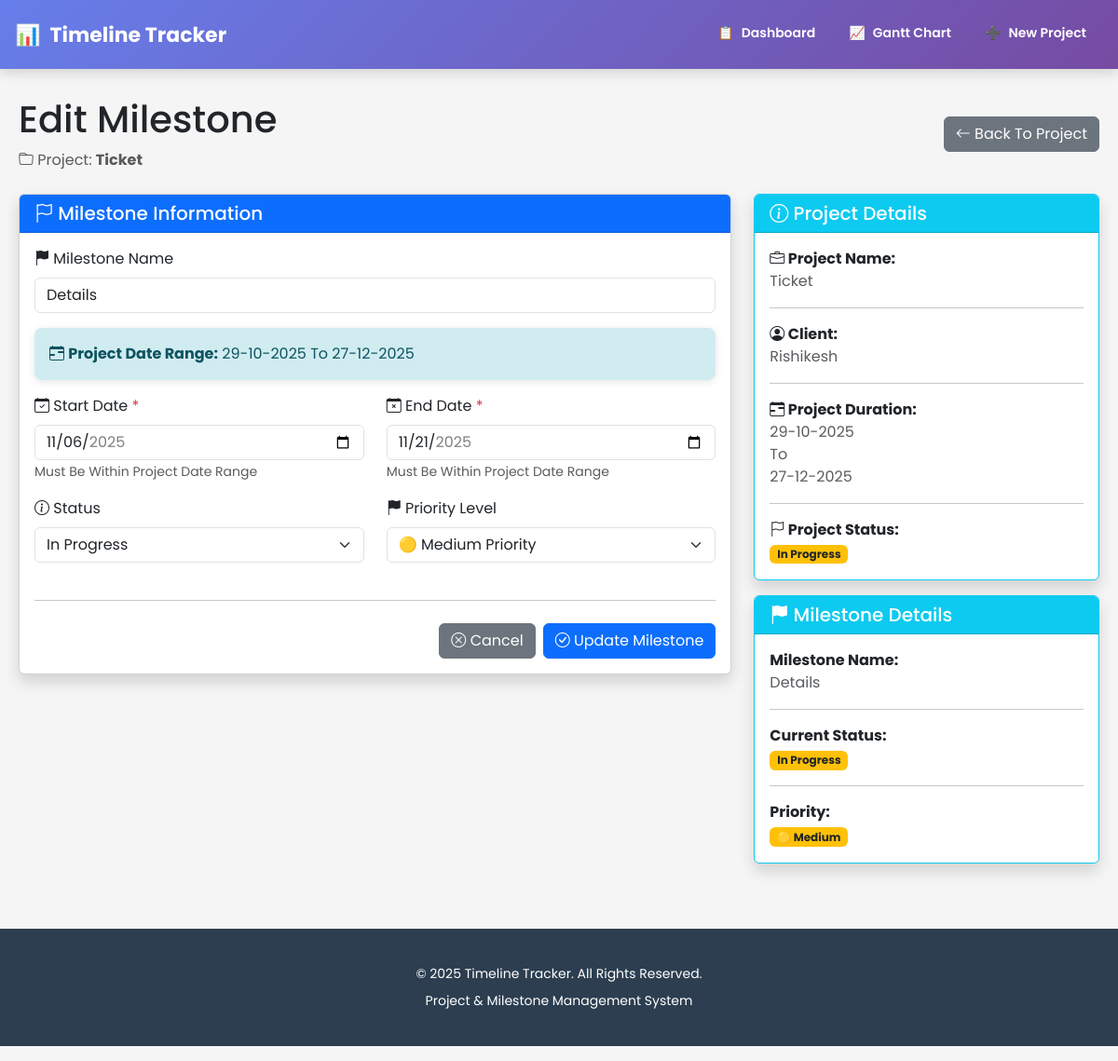
The app's page /edit-milestone/7, older data.
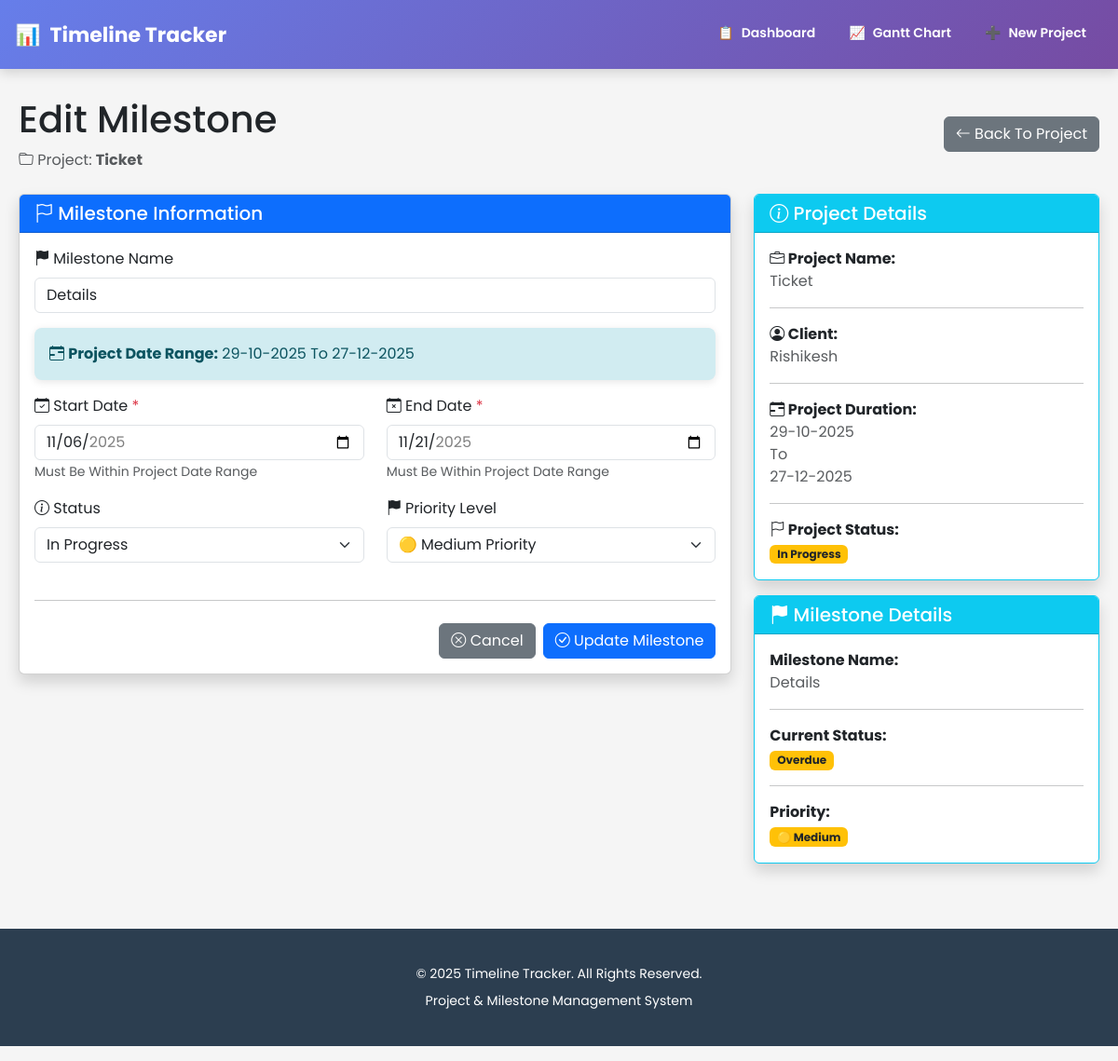
The same page, newer data.
### app.py (models this page shows, shortened)
class Project(db.Model):
    id = db.Column(db.Integer, primary_key=True)
    project_name = db.Column(db.String(200), nullable=False)
    client_name = db.Column(db.String(200), nullable=False)
    start_date = db.Column(db.Date, nullable=False)
    end_date = db.Column(db.Date, nullable=False)
    created_at = db.Column(db.DateTime, default=datetime.now())
    status = db.Column(db.String(20), default='Not Completed')
    milestones = db.relationship('Milestone', backref='project', lazy=True, cascade='all, delete-orphan')

class Milestone(db.Model):
    id = db.Column(db.Integer, primary_key=True)
    project_id = db.Column(db.Integer, db.ForeignKey('project.id'), nullable=False)
    milestone_name = db.Column(db.String(200), nullable=False)
    start_date = db.Column(db.Date, nullable=False)
    end_date = db.Column(db.Date, nullable=False)
    status = db.Column(db.String(50), default='Not Started')
    priority = db.Column(db.String(20), default='Medium')

### app.py (the view, shortened to what this page needs)
@app.route('/edit-milestone/<int:milestone_id>', methods=['GET', 'POST'])
def edit_milestone(milestone_id):
    milestone = Milestone.query.get_or_404(milestone_id)
    project_id = milestone.project_id
    project = Project.query.get_or_404(project_id)
    return render_template('edit_milestone.html', milestone=milestone, project=project)

### templates/edit_milestone.html (shortened to what this page needs)
{% extends "base.html" %}
{% block content %}
<div class="row mb-4">
    <div class="col-12">
        <div class="d-flex justify-content-between align-items-center">
            <div>
                <h1 class="mb-2"> Edit Milestone</h1>
                <p class="text-muted mb-0">
                    <i class="bi bi-folder"></i> Project: <strong>{{ project.project_name }}</strong>
                </p>
            </div>
            <div>
                <a href="/project/{{ project.id }}" class="btn btn-secondary">
                    <i class="bi bi-arrow-left"></i> Back To Project
                </a>
            </div>
        </div>
    </div>
</div>
<div class="row">
    <div class="col-lg-8">
        <div class="card shadow">
            <div class="card-header bg-primary text-white">
                <h5 class="mb-0"><i class="bi bi-flag"></i> Milestone Information</h5>
            </div>
            <div class="card-body">
                <form method="POST" action="/edit-milestone/{{ milestone.id }}">
                    <div class="mb-3">
                        <label for="milestonename" class="form-label">
                            <i class="bi bi-flag-fill"></i> Milestone Name
                        </label>
                        <input type="text" class="form-control" id="milestonename"
                               name="milestonename" value="{{ milestone.milestone_name }}" required>
                    </div>
                    <div class="alert alert-info mb-3">
                        <i class="bi bi-calendar-range"></i> <strong>Project Date Range:</strong>
                        {{ project.start_date.strftime('%d-%m-%Y') }} To {{ project.end_date.strftime('%d-%m-%Y') }}
                    </div>
                    <div class="row">
                        <div class="col-md-6 mb-3">
                            <label for="startdate" class="form-label">
                                <i class="bi bi-calendar-check"></i> Start Date
                                <span class="text-danger">*</span>
                            </label>
                            <input type="date"
                                   class="form-control"
                                   id="startdate"
                                   name="startdate"
                                   value="{{ milestone.start_date.strftime('%Y-%m-%d') }}"
                                   min="{{ project.start_date.strftime('%Y-%m-%d') }}"
                                   max="{{ project.end_date.strftime('%Y-%m-%d') }}"
                                   required>
                            <small class="text-muted">Must Be Within Project Date Range</small>
                        </div>
                        <div class="col-md-6 mb-3">
                            <label for="enddate" class="form-label">
                                <i class="bi bi-calendar-x"></i> End Date
                                <span class="text-danger">*</span>
                            </label>
                            <input type="date"
                                   class="form-control"
                                   id="enddate"
                                   name="enddate"
                                   value="{{ milestone.end_date.strftime('%Y-%m-%d') }}"
                                   min="{{ project.start_date.strftime('%Y-%m-%d') }}"
                                   max="{{ project.end_date.strftime('%Y-%m-%d') }}"
                                   required>
                            <small class="text-muted">Must Be Within Project Date Range</small>
                        </div>
                    </div>
                    <div class="row">
                        <div class="col-md-6 mb-3">
                            <label for="status" class="form-label">
                                <i class="bi bi-info-circle"></i> Status
                            </label>
                            <select class="form-select" id="status" name="status" required>
                                <option value="In Progress" {% if milestone.status == "In Progress" %}selected{% endif %}>In Progress</option>
                            </select>
                        </div>
                        <div class="col-md-6 mb-3">
                            <label for="priority" class="form-label">
                                <i class="bi bi-flag-fill"></i> Priority Level
                            </label>
                            <select class="form-select" id="priority" name="priority" required>
                                <option value="Medium" {% if milestone.priority == "Medium" %}selected{% endif %}>🟡 Medium Priority</option>
                            </select>
                        </div>
                    </div>
                    <hr class="my-4">
                    <div class="d-flex gap-2 justify-content-end">
                        <a href="/project/{{ project.id }}" class="btn btn-secondary">
                            <i class="bi bi-x-circle"></i> Cancel
                        </a>
                        <button type="submit" class="btn btn-primary">
                            <i class="bi bi-check-circle"></i> Update Milestone
                        </button>
                    </div>
                </form>
            </div>
        </div>
    </div>
    <div class="col-lg-4">
        <div class="card shadow border-info">
            <div class="card-header bg-info text-white">
                <h5 class="mb-0"><i class="bi bi-info-circle"></i> Project Details</h5>
            </div>
            <div class="card-body">
                <div class="mb-3">
                    <strong><i class="bi bi-briefcase"></i> Project Name:</strong>
                    <p class="text-muted mb-0">{{ project.project_name }}</p>
                </div>
                <hr>
                <div class="mb-3">
                    <strong><i class="bi bi-person-circle"></i> Client:</strong>
                    <p class="text-muted mb-0">{{ project.client_name }}</p>
                </div>
                <hr>
                <div class="mb-3">
                    <strong><i class="bi bi-calendar-range"></i> Project Duration:</strong>
                    <p class="text-muted mb-0">
                        {{ project.start_date.strftime('%d-%m-%Y') }}<br>
                        To<br>
                        {{ project.end_date.strftime('%d-%m-%Y') }}
                    </p>
                </div>
                <hr>
                <div class="mb-0">
                    <strong><i class="bi bi-flag"></i> Project Status:</strong><br>
                    {% if project.status == "Completed" %}
                        <span class="badge bg-success mt-1">Completed</span>
                    {% elif project.status == "Overdue" %}
                        <span class="badge bg-danger mt-1">Overdue</span>
                    {% elif project.status == "In Progress" %}
                        <span class="badge bg-warning text-dark mt-1">In Progress</span>
                    {% else %}
                        <span class="badge bg-secondary mt-1">Not Started</span>
                    {% endif %}
                </div>
            </div>
        </div>
        <div class="card shadow border-info mt-3">
            <div class="card-header bg-info text-white">
                <h5 class="mb-0"><i class="bi bi-flag-fill"></i> Milestone Details</h5>
            </div>
            <div class="card-body">
                <div class="mb-3">
                    <strong>Milestone Name:</strong>
                    <p class="text-muted mb-0">{{ milestone.milestone_name }}</p>
                </div>
                <hr>
                <div class="mb-3">
                    <strong>Current Status:</strong><br>
                    {% if milestone.status == "Completed" %}
                        <span class="badge bg-success mt-1">Completed</span>
                    {% else %}
                        <span class="badge bg-warning text-dark mt-1">{{ milestone.status }}</span>
                    {% endif %}
                </div>
                <hr>
                <div class="mb-0">
                    <strong>Priority:</strong><br>
                    {% if milestone.priority == "High" %}
                        <span class="badge bg-danger mt-1">🔴 High</span>
                    {% elif milestone.priority == "Medium" %}
                        <span class="badge bg-warning text-dark mt-1">🟡 Medium</span>
                    {% else %}
                        <span class="badge bg-success mt-1">🟢 Low</span>
                    {% endif %}
                </div>
            </div>
        </div>
    </div>
</div>
{% endblock %}

### templates/base.html (shortened to what this page needs)
<!DOCTYPE html>
<html lang="en">
<head>
    <link href="https://cdn.jsdelivr.net/npm/bootstrap@5.3.0/dist/css/bootstrap.min.css" rel="stylesheet">
    <link rel="stylesheet" href="https://cdn.jsdelivr.net/npm/bootstrap-icons@1.11.0/font/bootstrap-icons.css">
</head>
<body>
    <nav class="navbar navbar-expand-lg navbar-dark">
        <div class="container-fluid px-3">
            <a class="navbar-brand" href="/">
                <span>📊</span>
                <span>Timeline Tracker</span>
            </a>
            <div class="collapse navbar-collapse" id="navbarNav">
                <ul class="navbar-nav ms-auto">
                    <li class="nav-item">
                        <a class="nav-link {% if request.endpoint == 'dashboard' %}active{% endif %}" href="/">
                            <span>📋</span>
                            <span>Dashboard</span>
                        </a>
                    </li>
                    <li class="nav-item">
                        <a class="nav-link {% if request.endpoint == 'gantt_chart' %}active{% endif %}" href="/gantt-chart">
                            <span>📈</span>
                            <span>Gantt Chart</span>
                        </a>
                    </li>
                    <li class="nav-item">
                        <a class="nav-link" href="/add-project">
                            <span>➕</span>
                            <span>New Project</span>
                        </a>
                    </li>
                </ul>
            </div>
        </div>
    </nav>
    <div class="main-content">
        {% block content %}{% endblock %}
    </div>
    <footer>
        <p>&copy; 2025 Timeline Tracker. All Rights Reserved.</p>
        <p>Project &amp; Milestone Management System</p>
    </footer>
</body>
</html>

### templates/base.html (style rules this page uses)
* { margin: 0; padding: 0; box-sizing: border-box; }
body { font-family: 'Poppins', sans-serif; background-color: #f5f5f5; }
.navbar { background: linear-gradient(135deg, #667eea 0%, #764ba2 100%) !important; padding: 0 !important; box-shadow: 0 4px 12px rgba(0, 0, 0, 0.15); position: sticky; top: 0; z-index: 1000; }
.navbar-brand { font-size: 22px !important; font-weight: 700 !important; color: white !important; display: flex; align-items: center; gap: 10px; white-space: nowrap; }
.navbar-nav { gap: 0; }
.navbar-nav .nav-link { color: white !important; font-weight: 600; padding: 25px 18px !important; display: flex; align-items: center; gap: 8px; transition: all 0.3s ease; border-bottom: 3px solid transparent; white-space: nowrap; font-size: 14px; }
.main-content { min-height: calc(100vh - 70px - 200px); padding: 30px 20px; }
.alert { border-radius: 8px; border: none; box-shadow: 0 2px 8px rgba(0, 0, 0, 0.1); }
.alert-info { background-color: #d1ecf1; color: #0c5460; }
footer { background-color: #2c3e50 !important; color: white !important; padding: 30px 20px !important; text-align: center; margin-top: 40px; border-top: none !important; }
footer p { margin: 8px 0; font-size: 14px; }

Row changes from the older to the newer data that the page shows:
changed Milestone "Details": status "In Progress" → "Overdue"; status "In Progress" → (not shown)
Text that changed along with them:
form field status: (not shown) → "In Progress"
